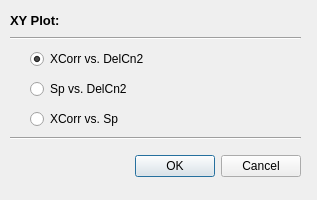
<ui version="4.0" >
 <class>mdlgXYPlot</class>
 <widget class="QDialog" name="mdlgXYPlot" >
  <property name="geometry" >
   <rect>
    <x>0</x>
    <y>0</y>
    <width>317</width>
    <height>200</height>
   </rect>
  </property>
  <property name="windowTitle" >
   <string>XY Plot</string>
  </property>
  <widget class="QDialogButtonBox" name="buttonBox" >
   <property name="geometry" >
    <rect>
     <x>80</x>
     <y>150</y>
     <width>221</width>
     <height>32</height>
    </rect>
   </property>
   <property name="orientation" >
    <enum>Qt::Horizontal</enum>
   </property>
   <property name="standardButtons" >
    <set>QDialogButtonBox::Cancel|QDialogButtonBox::Ok</set>
   </property>
  </widget>
  <widget class="Line" name="line_2" >
   <property name="geometry" >
    <rect>
     <x>10</x>
     <y>130</y>
     <width>291</width>
     <height>16</height>
    </rect>
   </property>
   <property name="orientation" >
    <enum>Qt::Horizontal</enum>
   </property>
  </widget>
  <widget class="Line" name="line" >
   <property name="geometry" >
    <rect>
     <x>10</x>
     <y>30</y>
     <width>291</width>
     <height>16</height>
    </rect>
   </property>
   <property name="orientation" >
    <enum>Qt::Horizontal</enum>
   </property>
  </widget>
  <widget class="QLabel" name="mlblTitle" >
   <property name="geometry" >
    <rect>
     <x>10</x>
     <y>10</y>
     <width>91</width>
     <height>20</height>
    </rect>
   </property>
   <property name="font" >
    <font>
     <pointsize>10</pointsize>
     <weight>75</weight>
     <bold>true</bold>
    </font>
   </property>
   <property name="text" >
    <string>XY Plot:</string>
   </property>
  </widget>
  <widget class="QRadioButton" name="mrBtnXCorrDelCn2" >
   <property name="geometry" >
    <rect>
     <x>30</x>
     <y>50</y>
     <width>271</width>
     <height>18</height>
    </rect>
   </property>
   <property name="text" >
    <string>XCorr vs. DelCn2</string>
   </property>
   <property name="checked" >
    <bool>true</bool>
   </property>
  </widget>
  <widget class="QRadioButton" name="mrBtnSpDelCn2" >
   <property name="geometry" >
    <rect>
     <x>30</x>
     <y>80</y>
     <width>271</width>
     <height>18</height>
    </rect>
   </property>
   <property name="text" >
    <string>Sp vs. DelCn2</string>
   </property>
  </widget>
  <widget class="QRadioButton" name="mrBtnXCorrSp" >
   <property name="geometry" >
    <rect>
     <x>30</x>
     <y>110</y>
     <width>271</width>
     <height>18</height>
    </rect>
   </property>
   <property name="text" >
    <string>XCorr vs. Sp</string>
   </property>
  </widget>
 </widget>
 <resources/>
 <connections>
  <connection>
   <sender>buttonBox</sender>
   <signal>accepted()</signal>
   <receiver>mdlgXYPlot</receiver>
   <slot>accept()</slot>
   <hints>
    <hint type="sourcelabel" >
     <x>248</x>
     <y>254</y>
    </hint>
    <hint type="destinationlabel" >
     <x>157</x>
     <y>274</y>
    </hint>
   </hints>
  </connection>
  <connection>
   <sender>buttonBox</sender>
   <signal>rejected()</signal>
   <receiver>mdlgXYPlot</receiver>
   <slot>reject()</slot>
   <hints>
    <hint type="sourcelabel" >
     <x>316</x>
     <y>260</y>
    </hint>
    <hint type="destinationlabel" >
     <x>286</x>
     <y>274</y>
    </hint>
   </hints>
  </connection>
 </connections>
</ui>
